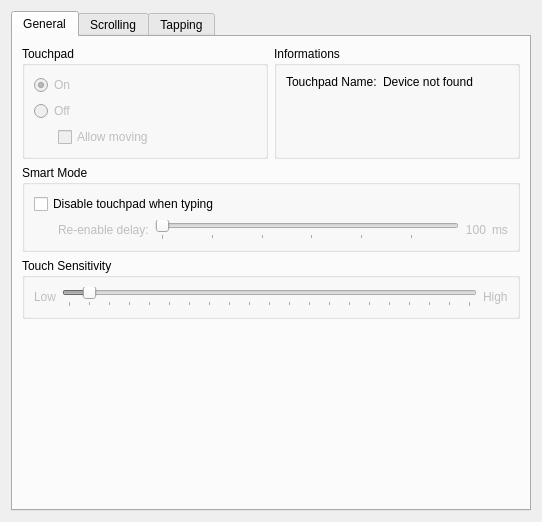
<?xml version="1.0" encoding="UTF-8"?>
<ui version="4.0">
 <author>Michał Żarłok</author>
 <class>TouchpadConfigWidget</class>
 <widget class="QWidget" name="TouchpadConfigWidget">
  <property name="geometry">
   <rect>
    <x>0</x>
    <y>0</y>
    <width>542</width>
    <height>522</height>
   </rect>
  </property>
  <property name="sizePolicy">
   <sizepolicy hsizetype="Preferred" vsizetype="Expanding">
    <horstretch>0</horstretch>
    <verstretch>0</verstretch>
   </sizepolicy>
  </property>
  <property name="windowTitle">
   <string/>
  </property>
  <layout class="QVBoxLayout" name="verticalLayout">
   <item>
    <widget class="KTabWidget" name="ConfigTabs">
     <property name="currentIndex">
      <number>0</number>
     </property>
     <widget class="QWidget" name="GeneralTab">
      <attribute name="title">
       <string>General</string>
      </attribute>
      <layout class="QVBoxLayout" name="verticalLayout_2">
       <item>
        <layout class="QHBoxLayout" name="horizontalLayout">
         <item>
          <widget class="KButtonGroup" name="TouchpadKBG">
           <property name="enabled">
            <bool>true</bool>
           </property>
           <property name="title">
            <string>Touchpad</string>
           </property>
           <layout class="QFormLayout" name="formLayout">
            <item row="0" column="0" colspan="2">
             <widget class="QRadioButton" name="TouchpadOnRB">
              <property name="enabled">
               <bool>false</bool>
              </property>
              <property name="toolTip">
               <string>Touchpad is enabled.</string>
              </property>
              <property name="text">
               <string>On</string>
              </property>
              <property name="checked">
               <bool>true</bool>
              </property>
             </widget>
            </item>
            <item row="1" column="0" colspan="2">
             <widget class="QRadioButton" name="TouchpadOffRB">
              <property name="enabled">
               <bool>false</bool>
              </property>
              <property name="toolTip">
               <string>Touchpad is switched off.</string>
              </property>
              <property name="text">
               <string>Off</string>
              </property>
             </widget>
            </item>
            <item row="2" column="0">
             <spacer name="horizontalSpacer">
              <property name="orientation">
               <enum>Qt::Horizontal</enum>
              </property>
              <property name="sizeType">
               <enum>QSizePolicy::Minimum</enum>
              </property>
              <property name="sizeHint" stdset="0">
               <size>
                <width>18</width>
                <height>20</height>
               </size>
              </property>
             </spacer>
            </item>
            <item row="2" column="1">
             <widget class="QCheckBox" name="TouchpadOffWOMoveCB">
              <property name="enabled">
               <bool>false</bool>
              </property>
              <property name="toolTip">
               <string>Only tapping and scrolling is switched off.</string>
              </property>
              <property name="text">
               <string>Allow moving</string>
              </property>
             </widget>
            </item>
           </layout>
          </widget>
         </item>
         <item>
          <widget class="QGroupBox" name="InformationsGB">
           <property name="title">
            <string>Informations</string>
           </property>
           <layout class="QFormLayout" name="formLayout_2">
            <item row="0" column="0">
             <widget class="QLabel" name="DeviceNameL">
              <property name="text">
               <string>Touchpad Name:</string>
              </property>
             </widget>
            </item>
            <item row="0" column="1">
             <widget class="QLabel" name="DeviceNameValueL">
              <property name="text">
               <string>Device not found</string>
              </property>
              <property name="textFormat">
               <enum>Qt::PlainText</enum>
              </property>
              <property name="scaledContents">
               <bool>false</bool>
              </property>
              <property name="alignment">
               <set>Qt::AlignLeading|Qt::AlignLeft|Qt::AlignTop</set>
              </property>
              <property name="wordWrap">
               <bool>true</bool>
              </property>
             </widget>
            </item>
           </layout>
          </widget>
         </item>
        </layout>
       </item>
       <item>
        <widget class="QGroupBox" name="SmartModeGB">
         <property name="enabled">
          <bool>true</bool>
         </property>
         <property name="title">
          <string>Smart Mode</string>
         </property>
         <layout class="QGridLayout" name="gridLayout">
          <item row="0" column="0" colspan="3">
           <widget class="QCheckBox" name="SmartModeEnableCB">
            <property name="enabled">
             <bool>true</bool>
            </property>
            <property name="text">
             <string>Disable touchpad when typing</string>
            </property>
           </widget>
          </item>
          <item row="1" column="0">
           <spacer name="horizontalSpacer_7">
            <property name="orientation">
             <enum>Qt::Horizontal</enum>
            </property>
            <property name="sizeType">
             <enum>QSizePolicy::Maximum</enum>
            </property>
            <property name="sizeHint" stdset="0">
             <size>
              <width>18</width>
              <height>17</height>
             </size>
            </property>
           </spacer>
          </item>
          <item row="1" column="1">
           <widget class="QLabel" name="SmartModeDelayL">
            <property name="enabled">
             <bool>false</bool>
            </property>
            <property name="text">
             <string>Re-enable delay:</string>
            </property>
           </widget>
          </item>
          <item row="1" column="2">
           <widget class="QSlider" name="SmartModeDelayS">
            <property name="enabled">
             <bool>false</bool>
            </property>
            <property name="minimum">
             <number>100</number>
            </property>
            <property name="maximum">
             <number>3000</number>
            </property>
            <property name="singleStep">
             <number>100</number>
            </property>
            <property name="pageStep">
             <number>300</number>
            </property>
            <property name="tracking">
             <bool>true</bool>
            </property>
            <property name="orientation">
             <enum>Qt::Horizontal</enum>
            </property>
            <property name="tickPosition">
             <enum>QSlider::TicksBelow</enum>
            </property>
            <property name="tickInterval">
             <number>500</number>
            </property>
           </widget>
          </item>
          <item row="1" column="3">
           <widget class="QLabel" name="SmartModeDelayValueL">
            <property name="enabled">
             <bool>false</bool>
            </property>
            <property name="text">
             <string>100</string>
            </property>
            <property name="alignment">
             <set>Qt::AlignRight|Qt::AlignTrailing|Qt::AlignVCenter</set>
            </property>
           </widget>
          </item>
          <item row="1" column="4">
           <widget class="QLabel" name="SmartModeDelayMilisecondsL">
            <property name="enabled">
             <bool>false</bool>
            </property>
            <property name="text">
             <string>ms</string>
            </property>
           </widget>
          </item>
         </layout>
        </widget>
       </item>
       <item>
        <widget class="QGroupBox" name="TouchSensitivityGB">
         <property name="title">
          <string>Touch Sensitivity</string>
         </property>
         <layout class="QHBoxLayout" name="horizontalLayout_5">
          <item>
           <widget class="QLabel" name="SensitivityLowL">
            <property name="enabled">
             <bool>false</bool>
            </property>
            <property name="text">
             <string>Low</string>
            </property>
           </widget>
          </item>
          <item>
           <widget class="QSlider" name="SensitivityValueS">
            <property name="enabled">
             <bool>false</bool>
            </property>
            <property name="maximum">
             <number>20</number>
            </property>
            <property name="singleStep">
             <number>2</number>
            </property>
            <property name="pageStep">
             <number>5</number>
            </property>
            <property name="sliderPosition">
             <number>1</number>
            </property>
            <property name="orientation">
             <enum>Qt::Horizontal</enum>
            </property>
            <property name="tickPosition">
             <enum>QSlider::TicksBelow</enum>
            </property>
            <property name="tickInterval">
             <number>1</number>
            </property>
           </widget>
          </item>
          <item>
           <widget class="QLabel" name="SensitivityHighL">
            <property name="enabled">
             <bool>false</bool>
            </property>
            <property name="text">
             <string>High</string>
            </property>
           </widget>
          </item>
         </layout>
        </widget>
       </item>
       <item>
        <spacer name="verticalSpacer_2">
         <property name="orientation">
          <enum>Qt::Vertical</enum>
         </property>
         <property name="sizeHint" stdset="0">
          <size>
           <width>20</width>
           <height>40</height>
          </size>
         </property>
        </spacer>
       </item>
      </layout>
     </widget>
     <widget class="QWidget" name="ScrollingTab">
      <property name="enabled">
       <bool>true</bool>
      </property>
      <attribute name="title">
       <string>Scrolling</string>
      </attribute>
      <layout class="QVBoxLayout" name="verticalLayout_4">
       <item>
        <widget class="QGroupBox" name="ScrollingGB">
         <property name="title">
          <string>Scrolling</string>
         </property>
         <layout class="QGridLayout" name="gridLayout_2">
          <item row="0" column="0" colspan="3">
           <widget class="QCheckBox" name="ScrollVertEnableCB">
            <property name="enabled">
             <bool>false</bool>
            </property>
            <property name="toolTip">
             <string>Enable vertical scrolling when dragging along the right edge.</string>
            </property>
            <property name="text">
             <string>Enable Vertical Scrolling</string>
            </property>
           </widget>
          </item>
          <item row="2" column="0">
           <spacer name="horizontalSpacer_3">
            <property name="orientation">
             <enum>Qt::Horizontal</enum>
            </property>
            <property name="sizeType">
             <enum>QSizePolicy::Maximum</enum>
            </property>
            <property name="sizeHint" stdset="0">
             <size>
              <width>18</width>
              <height>17</height>
             </size>
            </property>
           </spacer>
          </item>
          <item row="2" column="1">
           <widget class="QLabel" name="ScrollVertHighL">
            <property name="enabled">
             <bool>false</bool>
            </property>
            <property name="text">
             <string>High</string>
            </property>
           </widget>
          </item>
          <item row="2" column="2">
           <widget class="QSlider" name="ScrollVertSpeedS">
            <property name="enabled">
             <bool>false</bool>
            </property>
            <property name="toolTip">
             <string>Move distance of the finger for a vertical scroll event.</string>
            </property>
            <property name="minimum">
             <number>1</number>
            </property>
            <property name="maximum">
             <number>401</number>
            </property>
            <property name="singleStep">
             <number>50</number>
            </property>
            <property name="pageStep">
             <number>100</number>
            </property>
            <property name="tracking">
             <bool>false</bool>
            </property>
            <property name="orientation">
             <enum>Qt::Horizontal</enum>
            </property>
            <property name="invertedAppearance">
             <bool>false</bool>
            </property>
            <property name="invertedControls">
             <bool>true</bool>
            </property>
            <property name="tickPosition">
             <enum>QSlider::TicksBelow</enum>
            </property>
            <property name="tickInterval">
             <number>100</number>
            </property>
           </widget>
          </item>
          <item row="2" column="3">
           <widget class="QLabel" name="ScrollVertLowL">
            <property name="enabled">
             <bool>false</bool>
            </property>
            <property name="text">
             <string>Low</string>
            </property>
           </widget>
          </item>
          <item row="4" column="0" colspan="3">
           <widget class="QCheckBox" name="ScrollHorizEnableCB">
            <property name="enabled">
             <bool>false</bool>
            </property>
            <property name="toolTip">
             <string>Enable horizontal scrolling when dragging along the bottom edge.</string>
            </property>
            <property name="text">
             <string>Enable Horizontal Scrolling</string>
            </property>
           </widget>
          </item>
          <item row="9" column="0" colspan="4">
           <widget class="QGroupBox" name="ScrollAdvancedGB">
            <property name="title">
             <string>Advanced</string>
            </property>
            <layout class="QGridLayout" name="gridLayout_5">
             <item row="0" column="1" colspan="3">
              <widget class="QCheckBox" name="ScrollCoastingEnableCB">
               <property name="enabled">
                <bool>false</bool>
               </property>
               <property name="toolTip">
                <string>Enable edge scrolling to continue after the finger is released.</string>
               </property>
               <property name="text">
                <string>Enable Coasting</string>
               </property>
              </widget>
             </item>
             <item row="3" column="1" rowspan="2">
              <spacer name="horizontalSpacer_9">
               <property name="orientation">
                <enum>Qt::Horizontal</enum>
               </property>
               <property name="sizeType">
                <enum>QSizePolicy::Maximum</enum>
               </property>
               <property name="sizeHint" stdset="0">
                <size>
                 <width>18</width>
                 <height>17</height>
                </size>
               </property>
              </spacer>
             </item>
             <item row="3" column="3">
              <widget class="QSlider" name="ScrollCoastingSpeedS">
               <property name="enabled">
                <bool>false</bool>
               </property>
               <property name="toolTip">
                <string>Coasting threshold scrolling speed.</string>
               </property>
               <property name="minimum">
                <number>1</number>
               </property>
               <property name="maximum">
                <number>40</number>
               </property>
               <property name="pageStep">
                <number>10</number>
               </property>
               <property name="tracking">
                <bool>false</bool>
               </property>
               <property name="orientation">
                <enum>Qt::Horizontal</enum>
               </property>
               <property name="tickPosition">
                <enum>QSlider::TicksBelow</enum>
               </property>
               <property name="tickInterval">
                <number>10</number>
               </property>
              </widget>
             </item>
             <item row="3" column="2">
              <widget class="QLabel" name="ScrollCoastingSlowL">
               <property name="enabled">
                <bool>false</bool>
               </property>
               <property name="text">
                <string>Slow</string>
               </property>
              </widget>
             </item>
             <item row="3" column="4">
              <widget class="QLabel" name="ScrollCoastingFastL">
               <property name="enabled">
                <bool>false</bool>
               </property>
               <property name="text">
                <string>Fast</string>
               </property>
              </widget>
             </item>
             <item row="4" column="2" colspan="2">
              <widget class="QCheckBox" name="ScrollCoastingCornerEnableCB">
               <property name="enabled">
                <bool>false</bool>
               </property>
               <property name="toolTip">
                <string>Enable edge scrolling to continue while the finger stays in an edge corner.</string>
               </property>
               <property name="text">
                <string>Enable Corner Coasting</string>
               </property>
              </widget>
             </item>
            </layout>
           </widget>
          </item>
          <item row="6" column="0">
           <spacer name="horizontalSpacer_4">
            <property name="orientation">
             <enum>Qt::Horizontal</enum>
            </property>
            <property name="sizeType">
             <enum>QSizePolicy::Maximum</enum>
            </property>
            <property name="sizeHint" stdset="0">
             <size>
              <width>18</width>
              <height>17</height>
             </size>
            </property>
           </spacer>
          </item>
          <item row="6" column="2">
           <widget class="QSlider" name="ScrollHorizSpeedS">
            <property name="enabled">
             <bool>false</bool>
            </property>
            <property name="toolTip">
             <string>Move distance of the finger for a horizontal scroll event.</string>
            </property>
            <property name="minimum">
             <number>1</number>
            </property>
            <property name="maximum">
             <number>401</number>
            </property>
            <property name="singleStep">
             <number>50</number>
            </property>
            <property name="pageStep">
             <number>100</number>
            </property>
            <property name="tracking">
             <bool>false</bool>
            </property>
            <property name="orientation">
             <enum>Qt::Horizontal</enum>
            </property>
            <property name="invertedAppearance">
             <bool>false</bool>
            </property>
            <property name="invertedControls">
             <bool>true</bool>
            </property>
            <property name="tickPosition">
             <enum>QSlider::TicksBelow</enum>
            </property>
            <property name="tickInterval">
             <number>100</number>
            </property>
           </widget>
          </item>
          <item row="6" column="3">
           <widget class="QLabel" name="ScrollHorizLowL">
            <property name="enabled">
             <bool>false</bool>
            </property>
            <property name="text">
             <string>Low</string>
            </property>
           </widget>
          </item>
          <item row="6" column="1">
           <widget class="QLabel" name="ScrollHorizHighL">
            <property name="enabled">
             <bool>false</bool>
            </property>
            <property name="text">
             <string>High</string>
            </property>
           </widget>
          </item>
          <item row="1" column="0" colspan="3">
           <widget class="QCheckBox" name="ScrollVertTFEnableCB">
            <property name="enabled">
             <bool>false</bool>
            </property>
            <property name="toolTip">
             <string>Enable vertical scrolling when dragging with two fingers anywhere on the touchpad.</string>
            </property>
            <property name="text">
             <string>Enable Vertical Two Fingers Scrolling</string>
            </property>
           </widget>
          </item>
          <item row="5" column="0" colspan="3">
           <widget class="QCheckBox" name="ScrollHorizTFEnableCB">
            <property name="enabled">
             <bool>false</bool>
            </property>
            <property name="toolTip">
             <string>Enable horizontal scrolling when dragging with two fingers anywhere on the touchpad.</string>
            </property>
            <property name="text">
             <string>Enable Horizontal Two Fingers Scrolling</string>
            </property>
           </widget>
          </item>
         </layout>
        </widget>
       </item>
       <item>
        <widget class="QGroupBox" name="ScrollCircularGB">
         <property name="enabled">
          <bool>true</bool>
         </property>
         <property name="title">
          <string>Circular Scrolling</string>
         </property>
         <layout class="QGridLayout" name="gridLayout_3">
          <item row="0" column="0" colspan="2">
           <widget class="QCheckBox" name="ScrollCircularEnableCB">
            <property name="enabled">
             <bool>false</bool>
            </property>
            <property name="toolTip">
             <string>If on, circular scrolling is used.</string>
            </property>
            <property name="text">
             <string>Enable Circular Scrolling</string>
            </property>
           </widget>
          </item>
          <item row="1" column="0" rowspan="2">
           <spacer name="horizontalSpacer_5">
            <property name="orientation">
             <enum>Qt::Horizontal</enum>
            </property>
            <property name="sizeType">
             <enum>QSizePolicy::Maximum</enum>
            </property>
            <property name="sizeHint" stdset="0">
             <size>
              <width>18</width>
              <height>68</height>
             </size>
            </property>
           </spacer>
          </item>
          <item row="2" column="1">
           <layout class="QHBoxLayout" name="horizontalLayout_8">
            <item>
             <widget class="QLabel" name="ScrollCircularUseL">
              <property name="enabled">
               <bool>false</bool>
              </property>
              <property name="toolTip">
               <string>Trigger region on the touchpad to start circular scrolling.</string>
              </property>
              <property name="text">
               <string>Triggered by:</string>
              </property>
             </widget>
            </item>
            <item>
             <widget class="QComboBox" name="ScrollCircularCornersCBB">
              <property name="enabled">
               <bool>false</bool>
              </property>
              <item>
               <property name="text">
                <string>All Corners</string>
               </property>
              </item>
              <item>
               <property name="text">
                <string>Top Edge</string>
               </property>
              </item>
              <item>
               <property name="text">
                <string>Top-Right Corner</string>
               </property>
              </item>
              <item>
               <property name="text">
                <string>Right Edge</string>
               </property>
              </item>
              <item>
               <property name="text">
                <string>Bottom-Right Corner</string>
               </property>
              </item>
              <item>
               <property name="text">
                <string>Bottom Edge</string>
               </property>
              </item>
              <item>
               <property name="text">
                <string>Bottom-Left Corner</string>
               </property>
              </item>
              <item>
               <property name="text">
                <string>Left Edge</string>
               </property>
              </item>
              <item>
               <property name="text">
                <string>Top-Left Corner</string>
               </property>
              </item>
              <item>
               <property name="text">
                <string>No Trigger</string>
               </property>
              </item>
             </widget>
            </item>
            <item>
             <spacer name="horizontalSpacer_6">
              <property name="orientation">
               <enum>Qt::Horizontal</enum>
              </property>
              <property name="sizeHint" stdset="0">
               <size>
                <width>238</width>
                <height>20</height>
               </size>
              </property>
             </spacer>
            </item>
           </layout>
          </item>
          <item row="3" column="1">
           <spacer name="verticalSpacer_4">
            <property name="orientation">
             <enum>Qt::Vertical</enum>
            </property>
            <property name="sizeHint" stdset="0">
             <size>
              <width>20</width>
              <height>40</height>
             </size>
            </property>
           </spacer>
          </item>
          <item row="1" column="1">
           <layout class="QHBoxLayout" name="horizontalLayout_7">
            <item>
             <widget class="QLabel" name="ScrollCircularSlowL">
              <property name="enabled">
               <bool>false</bool>
              </property>
              <property name="text">
               <string>Slow</string>
              </property>
             </widget>
            </item>
            <item>
             <widget class="QSlider" name="ScrollCircularSpeedS">
              <property name="enabled">
               <bool>false</bool>
              </property>
              <property name="toolTip">
               <string>Move angle (radians) of finger to generate a scroll event.</string>
              </property>
              <property name="minimum">
               <number>1</number>
              </property>
              <property name="maximum">
               <number>300</number>
              </property>
              <property name="singleStep">
               <number>30</number>
              </property>
              <property name="pageStep">
               <number>60</number>
              </property>
              <property name="value">
               <number>300</number>
              </property>
              <property name="orientation">
               <enum>Qt::Horizontal</enum>
              </property>
              <property name="invertedAppearance">
               <bool>true</bool>
              </property>
              <property name="invertedControls">
               <bool>false</bool>
              </property>
              <property name="tickPosition">
               <enum>QSlider::TicksBelow</enum>
              </property>
              <property name="tickInterval">
               <number>30</number>
              </property>
             </widget>
            </item>
            <item>
             <widget class="QLabel" name="ScrollCircularFastL">
              <property name="enabled">
               <bool>false</bool>
              </property>
              <property name="text">
               <string>Fast</string>
              </property>
             </widget>
            </item>
           </layout>
          </item>
         </layout>
        </widget>
       </item>
      </layout>
     </widget>
     <widget class="QWidget" name="TappingTab">
      <attribute name="title">
       <string>Tapping</string>
      </attribute>
      <layout class="QVBoxLayout" name="verticalLayout_6">
       <item>
        <widget class="QGroupBox" name="TapEmulationGB">
         <property name="title">
          <string>Emulation</string>
         </property>
         <layout class="QGridLayout" name="gridLayout_4">
          <item row="0" column="0" colspan="2">
           <widget class="QCheckBox" name="TappingEnableCB">
            <property name="enabled">
             <bool>false</bool>
            </property>
            <property name="toolTip">
             <string>If enabled, a tap on the touchpad will emulate a mouse clic.</string>
            </property>
            <property name="text">
             <string>Enable Tapping</string>
            </property>
           </widget>
          </item>
          <item row="1" column="0" rowspan="5">
           <spacer name="horizontalSpacer_8">
            <property name="orientation">
             <enum>Qt::Horizontal</enum>
            </property>
            <property name="sizeType">
             <enum>QSizePolicy::Minimum</enum>
            </property>
            <property name="sizeHint" stdset="0">
             <size>
              <width>18</width>
              <height>48</height>
             </size>
            </property>
           </spacer>
          </item>
          <item row="2" column="1">
           <widget class="QLabel" name="TappingTimeoutL">
            <property name="enabled">
             <bool>false</bool>
            </property>
            <property name="toolTip">
             <string>Timeout after a tap to recognize it as a single tap.</string>
            </property>
            <property name="text">
             <string>Single Tap Timeout:</string>
            </property>
           </widget>
          </item>
          <item row="1" column="2" rowspan="5">
           <spacer name="horizontalSpacer_10">
            <property name="orientation">
             <enum>Qt::Horizontal</enum>
            </property>
            <property name="sizeType">
             <enum>QSizePolicy::Maximum</enum>
            </property>
            <property name="sizeHint" stdset="0">
             <size>
              <width>28</width>
              <height>92</height>
             </size>
            </property>
           </spacer>
          </item>
          <item row="2" column="3">
           <widget class="QSlider" name="TappingTimeoutValueS">
            <property name="enabled">
             <bool>false</bool>
            </property>
            <property name="minimum">
             <number>0</number>
            </property>
            <property name="maximum">
             <number>1000</number>
            </property>
            <property name="singleStep">
             <number>20</number>
            </property>
            <property name="pageStep">
             <number>100</number>
            </property>
            <property name="orientation">
             <enum>Qt::Horizontal</enum>
            </property>
            <property name="tickPosition">
             <enum>QSlider::TicksBelow</enum>
            </property>
            <property name="tickInterval">
             <number>100</number>
            </property>
           </widget>
          </item>
          <item row="2" column="5" colspan="2">
           <widget class="QLabel" name="TappingTimeoutValueL">
            <property name="enabled">
             <bool>false</bool>
            </property>
            <property name="text">
             <string>100</string>
            </property>
            <property name="alignment">
             <set>Qt::AlignRight|Qt::AlignTrailing|Qt::AlignVCenter</set>
            </property>
           </widget>
          </item>
          <item row="2" column="7">
           <widget class="QLabel" name="TappingTimeoutMilisecondsL">
            <property name="enabled">
             <bool>false</bool>
            </property>
            <property name="text">
             <string>ms.</string>
            </property>
           </widget>
          </item>
          <item row="3" column="3">
           <widget class="QSlider" name="TappingDoubleTimeValueS">
            <property name="enabled">
             <bool>false</bool>
            </property>
            <property name="minimum">
             <number>0</number>
            </property>
            <property name="maximum">
             <number>1000</number>
            </property>
            <property name="singleStep">
             <number>20</number>
            </property>
            <property name="pageStep">
             <number>100</number>
            </property>
            <property name="orientation">
             <enum>Qt::Horizontal</enum>
            </property>
            <property name="tickPosition">
             <enum>QSlider::TicksBelow</enum>
            </property>
            <property name="tickInterval">
             <number>100</number>
            </property>
           </widget>
          </item>
          <item row="3" column="1">
           <widget class="QLabel" name="TappingDoubleTimeL">
            <property name="enabled">
             <bool>false</bool>
            </property>
            <property name="toolTip">
             <string>Maximum time (in milliseconds) for detecting a double tap.</string>
            </property>
            <property name="text">
             <string>Double Tap Time:</string>
            </property>
           </widget>
          </item>
          <item row="3" column="6">
           <widget class="QLabel" name="TappingDoubleTimeValueL">
            <property name="enabled">
             <bool>false</bool>
            </property>
            <property name="text">
             <string>100</string>
            </property>
            <property name="alignment">
             <set>Qt::AlignRight|Qt::AlignTrailing|Qt::AlignVCenter</set>
            </property>
           </widget>
          </item>
          <item row="3" column="7">
           <widget class="QLabel" name="TappingDoubleTimeMilisecondsL">
            <property name="enabled">
             <bool>false</bool>
            </property>
            <property name="text">
             <string>ms.</string>
            </property>
           </widget>
          </item>
          <item row="4" column="1">
           <widget class="QLabel" name="TappingClickTimeL">
            <property name="enabled">
             <bool>false</bool>
            </property>
            <property name="toolTip">
             <string>The duration of the mouse click generated by tapping.</string>
            </property>
            <property name="text">
             <string>Click Time:</string>
            </property>
           </widget>
          </item>
          <item row="4" column="3">
           <widget class="QSlider" name="TappingClickTimeValueS">
            <property name="enabled">
             <bool>false</bool>
            </property>
            <property name="toolTip">
             <string/>
            </property>
            <property name="maximum">
             <number>1000</number>
            </property>
            <property name="singleStep">
             <number>20</number>
            </property>
            <property name="pageStep">
             <number>100</number>
            </property>
            <property name="sliderPosition">
             <number>100</number>
            </property>
            <property name="orientation">
             <enum>Qt::Horizontal</enum>
            </property>
            <property name="tickPosition">
             <enum>QSlider::TicksBelow</enum>
            </property>
            <property name="tickInterval">
             <number>100</number>
            </property>
           </widget>
          </item>
          <item row="4" column="6">
           <widget class="QLabel" name="TappingClickTimeValueL">
            <property name="enabled">
             <bool>false</bool>
            </property>
            <property name="text">
             <string>100</string>
            </property>
           </widget>
          </item>
          <item row="4" column="7">
           <widget class="QLabel" name="TappingClickTimeMillisecondsL">
            <property name="enabled">
             <bool>false</bool>
            </property>
            <property name="text">
             <string>ms.</string>
            </property>
           </widget>
          </item>
          <item row="1" column="3">
           <widget class="QSlider" name="TappingMaxMoveValueS">
            <property name="enabled">
             <bool>false</bool>
            </property>
            <property name="maximum">
             <number>1500</number>
            </property>
            <property name="singleStep">
             <number>100</number>
            </property>
            <property name="pageStep">
             <number>250</number>
            </property>
            <property name="orientation">
             <enum>Qt::Horizontal</enum>
            </property>
            <property name="tickPosition">
             <enum>QSlider::TicksBelow</enum>
            </property>
            <property name="tickInterval">
             <number>150</number>
            </property>
           </widget>
          </item>
          <item row="1" column="1">
           <widget class="QLabel" name="TappingMaxMoveL">
            <property name="enabled">
             <bool>false</bool>
            </property>
            <property name="toolTip">
             <string>The maximum movement above wich tapping will be ignored.</string>
            </property>
            <property name="text">
             <string>Max Tap Move:</string>
            </property>
           </widget>
          </item>
          <item row="1" column="6">
           <widget class="QLabel" name="TappingMaxMoveValueL">
            <property name="enabled">
             <bool>false</bool>
            </property>
            <property name="text">
             <string>100</string>
            </property>
           </widget>
          </item>
          <item row="1" column="7">
           <widget class="QLabel" name="TappingMaxMovePointsL">
            <property name="enabled">
             <bool>false</bool>
            </property>
            <property name="text">
             <string>pts.</string>
            </property>
           </widget>
          </item>
         </layout>
        </widget>
       </item>
       <item>
        <widget class="QGroupBox" name="ButtonsGB">
         <property name="title">
          <string>Buttons</string>
         </property>
         <layout class="QHBoxLayout" name="horizontalLayout_6">
          <item>
           <widget class="QLabel" name="ButtonTappingL">
            <property name="enabled">
             <bool>false</bool>
            </property>
            <property name="text">
             <string>Tapping</string>
            </property>
           </widget>
          </item>
          <item>
           <widget class="QListWidget" name="TappingEventLW">
            <property name="enabled">
             <bool>false</bool>
            </property>
            <property name="sizePolicy">
             <sizepolicy hsizetype="MinimumExpanding" vsizetype="MinimumExpanding">
              <horstretch>0</horstretch>
              <verstretch>0</verstretch>
             </sizepolicy>
            </property>
            <property name="minimumSize">
             <size>
              <width>141</width>
              <height>121</height>
             </size>
            </property>
            <property name="editTriggers">
             <set>QAbstractItemView::NoEditTriggers</set>
            </property>
            <item>
             <property name="text">
              <string>Right-Top Corner</string>
             </property>
            </item>
            <item>
             <property name="text">
              <string>Right-Bottom Corner</string>
             </property>
            </item>
            <item>
             <property name="text">
              <string>Left-Top Corner</string>
             </property>
            </item>
            <item>
             <property name="text">
              <string>Left-Bottom Corner</string>
             </property>
            </item>
            <item>
             <property name="text">
              <string>One Finger</string>
             </property>
            </item>
            <item>
             <property name="text">
              <string>Two Fingers</string>
             </property>
            </item>
            <item>
             <property name="text">
              <string>Three Fingers</string>
             </property>
            </item>
           </widget>
          </item>
          <item>
           <widget class="QLabel" name="ButtonMeansL">
            <property name="enabled">
             <bool>false</bool>
            </property>
            <property name="text">
             <string>means</string>
            </property>
           </widget>
          </item>
          <item>
           <widget class="QListWidget" name="TappingButtonLW">
            <property name="enabled">
             <bool>false</bool>
            </property>
            <property name="sizePolicy">
             <sizepolicy hsizetype="MinimumExpanding" vsizetype="MinimumExpanding">
              <horstretch>0</horstretch>
              <verstretch>0</verstretch>
             </sizepolicy>
            </property>
            <property name="minimumSize">
             <size>
              <width>121</width>
              <height>71</height>
             </size>
            </property>
            <property name="editTriggers">
             <set>QAbstractItemView::NoEditTriggers</set>
            </property>
            <item>
             <property name="text">
              <string>None</string>
             </property>
            </item>
            <item>
             <property name="text">
              <string>Left Button</string>
             </property>
            </item>
            <item>
             <property name="text">
              <string>Middle Button</string>
             </property>
            </item>
            <item>
             <property name="text">
              <string>Right Button</string>
             </property>
            </item>
           </widget>
          </item>
         </layout>
        </widget>
       </item>
       <item>
        <spacer name="verticalSpacer_3">
         <property name="orientation">
          <enum>Qt::Vertical</enum>
         </property>
         <property name="sizeHint" stdset="0">
          <size>
           <width>20</width>
           <height>40</height>
          </size>
         </property>
        </spacer>
       </item>
      </layout>
     </widget>
    </widget>
   </item>
  </layout>
 </widget>
 <customwidgets>
  <customwidget>
   <class>KButtonGroup</class>
   <extends>QGroupBox</extends>
   <header>kbuttongroup.h</header>
   <container>1</container>
  </customwidget>
  <customwidget>
   <class>KTabWidget</class>
   <extends>QTabWidget</extends>
   <header>ktabwidget.h</header>
   <container>1</container>
  </customwidget>
 </customwidgets>
 <resources/>
 <connections>
  <connection>
   <sender>SmartModeDelayS</sender>
   <signal>valueChanged(int)</signal>
   <receiver>SmartModeDelayValueL</receiver>
   <slot>setNum(int)</slot>
   <hints>
    <hint type="sourcelabel">
     <x>333</x>
     <y>229</y>
    </hint>
    <hint type="destinationlabel">
     <x>503</x>
     <y>241</y>
    </hint>
   </hints>
  </connection>
  <connection>
   <sender>TappingTimeoutValueS</sender>
   <signal>valueChanged(int)</signal>
   <receiver>TappingTimeoutValueL</receiver>
   <slot>setNum(int)</slot>
   <hints>
    <hint type="sourcelabel">
     <x>467</x>
     <y>151</y>
    </hint>
    <hint type="destinationlabel">
     <x>500</x>
     <y>151</y>
    </hint>
   </hints>
  </connection>
  <connection>
   <sender>TappingDoubleTimeValueS</sender>
   <signal>valueChanged(int)</signal>
   <receiver>TappingDoubleTimeValueL</receiver>
   <slot>setNum(int)</slot>
   <hints>
    <hint type="sourcelabel">
     <x>467</x>
     <y>183</y>
    </hint>
    <hint type="destinationlabel">
     <x>500</x>
     <y>183</y>
    </hint>
   </hints>
  </connection>
  <connection>
   <sender>TappingClickTimeValueS</sender>
   <signal>valueChanged(int)</signal>
   <receiver>TappingClickTimeValueL</receiver>
   <slot>setNum(int)</slot>
   <hints>
    <hint type="sourcelabel">
     <x>467</x>
     <y>215</y>
    </hint>
    <hint type="destinationlabel">
     <x>500</x>
     <y>215</y>
    </hint>
   </hints>
  </connection>
  <connection>
   <sender>TappingMaxMoveValueS</sender>
   <signal>valueChanged(int)</signal>
   <receiver>TappingMaxMoveValueL</receiver>
   <slot>setNum(int)</slot>
   <hints>
    <hint type="sourcelabel">
     <x>434</x>
     <y>104</y>
    </hint>
    <hint type="destinationlabel">
     <x>492</x>
     <y>110</y>
    </hint>
   </hints>
  </connection>
 </connections>
</ui>
